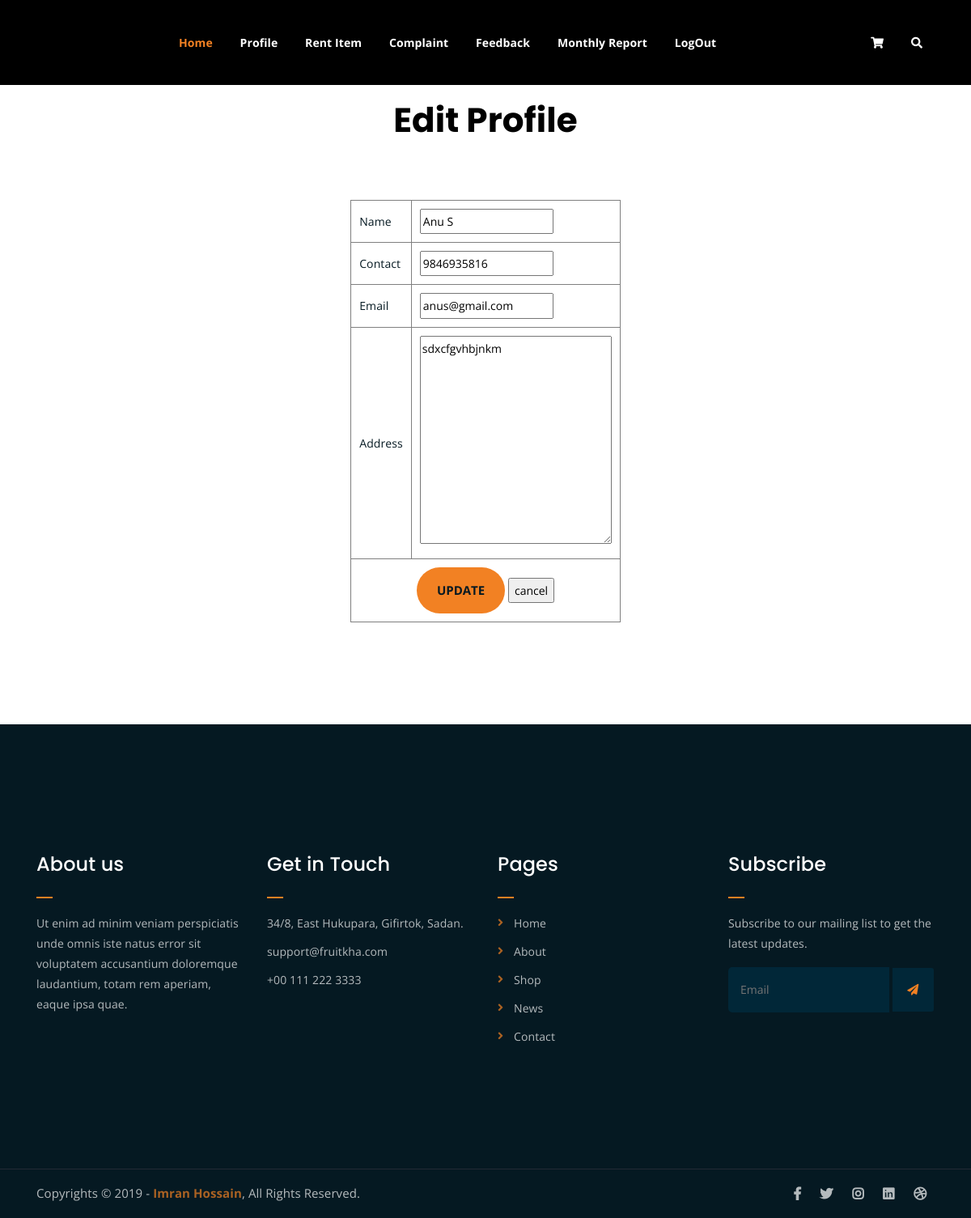
The app's page /Seller/editprofile/ (signed in) with its own data.
### Guest/models.py (models this page shows)
class tbl_newseller(models.Model):
    name=models.CharField(max_length=50)
    contact=models.IntegerField()
    email=models.EmailField()
    gender=models.CharField(max_length=50)
    address=models.TextField()
    photo=models.FileField(upload_to='Userdocs/')
    proof=models.FileField(upload_to='Userdocs/')
    password=models.CharField(max_length=50)
    place=models.ForeignKey(tbl_place,on_delete=models.CASCADE)
    status=models.CharField(max_length=50,default=0,null=True)

### Seller/views.py (the view)
# urls.py: path('editprofile/',views.editprofile,name="EditProfile"),
def editprofile(request):
    sdata=tbl_newseller.objects.get(id=request.session['sid'])
    if request.method=="POST":
        sdata.name=request.POST.get("txt_name")
        sdata.contact=request.POST.get("txt_con")
        sdata.email=request.POST.get("txt_email")
        sdata.address=request.POST.get("txt_address")
        sdata.save()
        return redirect("Seller:MyProfile")
    else:
        return render(request,"Seller/EditProfile.html",{'sdata':sdata})

### Seller/Templates/Seller/EditProfile.html (shortened to what this page needs)
{% extends 'Seller/header.html'%}
{% load static %}
{% block content %}
<!DOCTYPE html>
<html lang="en">
<head>
</head>
<body>
    <center><h2 style="color: black">Edit Profile</h2></center>
    <br><br><br>
    <form method="post" action="">
        <table align="center" cellpadding="10" border="1">
            <tr>
                <td>Name</td>
                <td><input type="text" id="" name="txt_name" value="{{sdata.name}}"></td>
            </tr>
            <tr>
                <td>Contact</td>
                <td><input type="text" id="" name="txt_con" value="{{sdata.contact}}"></td>
            </tr>
            <tr>
                <td>Email</td>
                <td><input type="email" id="" name="txt_email" value="{{sdata.email}}"></td>
            </tr>
            <tr>
                <td>Address</td>
                <td><textarea name="txt_address" id="" cols="30" rows="10">{{sdata.address}}</textarea></td>
            </tr>
            <tr>
                <td colspan="2" align="center"><input type="submit" name="btn_submit" id="" value="update">
                <input type="reset" name="btn_cancel" id="" value="cancel"></td>
            </tr>
        </table>
    </form>
</body>
</html>
{% endblock content %}

### Guest/static/Main/assets/css/main.css (style rules this page uses)
html { font-size: 14px; font-weight: 400; line-height: 28px; height: 100%; }
body { font-family: "Open Sans", sans-serif; font-weight: 400; font-size: 1rem; letter-spacing: 0.1px; line-height: 1.8; color: #051922; overflow-x: hidden; }
h1, .h1, h2, .h2, h3, .h3, h4, .h4, h5, .h5, h6, .h6 { font-family: "Poppins", sans-serif; font-weight: 700; margin: 0 0 1.25rem 0; color: white; }
h1:last-child, .h1:last-child, h2:last-child, .h2:last-child, h3:last-child, .h3:last-child, h4:last-child, .h4:last-child, h5:last-child, .h5:last-child, h6:last-child, .h6:last-child { margin: 0; }
h2, .h2 { font-size: 3rem; font-weight: 700; line-height: 3.25rem; }
input[type="submit"] { -webkit-transition: 0.3s; -o-transition: 0.3s; transition: 0.3s; border-radius: 50px !important; }
html, body { height: 100%; }
input[type="submit"] { background-color: #F28123; color: #051922; font-weight: 700; text-transform: uppercase; font-size: 15px; border: none !important; cursor: pointer; padding: 15px 25px; border-radius: 3px; }

### records on screen
tbl_newseller: txt_name "Anu S", txt_con "9846935816", txt_email "anus@gmail.com", txt_address "sdxcfgvhbjnkm"
